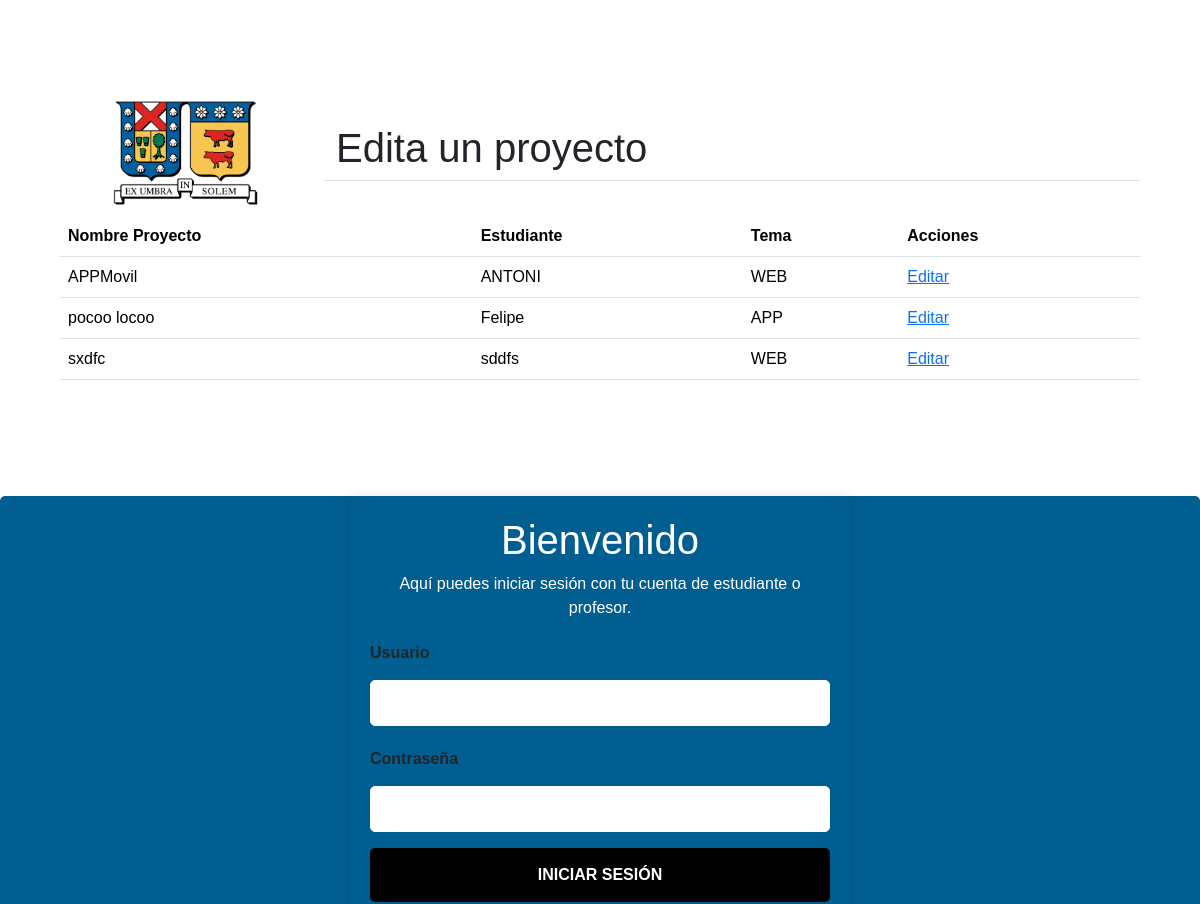
Page /editar (middle part) on the earlier database version.
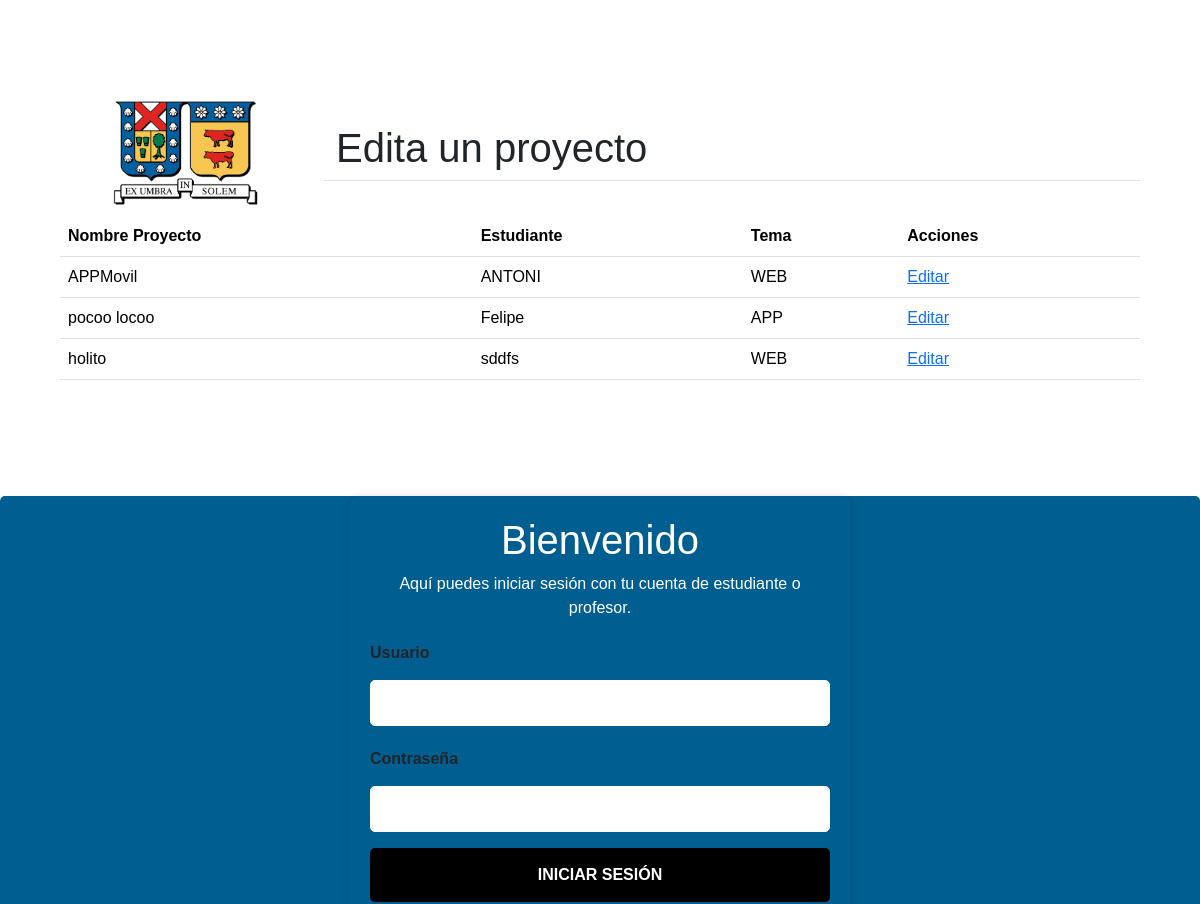
Same page on the later database version.
### comunicados/models.py (models this page shows, shortened)
class Proyecto(models.Model):
    nombrep = models.CharField(max_length=200, verbose_name="NombreP")
    estudiante = models.CharField(max_length=200, verbose_name="Estudiante")
    tema = models.CharField(max_length=200, verbose_name="Tema")
    profesor = models.CharField(max_length=200, blank=True, null=True, verbose_name="Profesor")
    email = models.EmailField(max_length=50, verbose_name="email")
    descripcion = models.CharField(max_length=200)

### comunicados/views.py (the view)
# urls.py: path('editar', views.listar, name='editar'),
def listar(request):
    proyectos = Proyecto.objects.all()
    return render(request, 'comunicados/editar.html', {'proyectos': proyectos})

### comunicados/templates/comunicados/editar.html (shortened to what this page needs)
{% extends "comunicados/base.html" %}
{% load static %}
{% block header %}
<div class="container">
    <div class="row">
        <div class="col-md-12 col-lg-3 text-center">
            <img src="{% static 'images/Logo_UTFSM.png' %}" alt="" class="logos">
        </div>
        <div class="col-lg-9 d-flex justify-content-center align-items-center my-auto d-none d-lg-block border-bottom">
            <h1>Edita un proyecto</h1>
        </div>
    </div>
    <table class="table">
        <thead>
            <tr>
                <th>Nombre Proyecto</th>
                <th>Estudiante</th>
                <th>Tema</th>
                <th>Acciones</th>
            </tr>
        </thead>
        <tbody>
            {% for proyecto in proyectos %}
            <tr>
                <td>{{ proyecto.nombrep }}</td>
                <td>{{ proyecto.estudiante }}</td>
                <td>{{ proyecto.tema }}</td>
                <td>
                    {% if proyecto.nombrep %}
                        <a href="{% url 'editar_proyecto' proyecto.nombrep %}">Editar</a>
                    {% endif %}
                </td>
            </tr>
            {% endfor %}
        </tbody>
    </table>
</div>
{% endblock %}

Differences in the rows shown:
changed Proyecto "sddfs": nombrep "sxdfc" → "holito"
